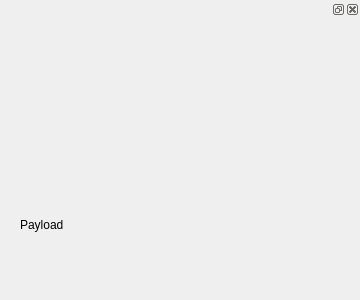
<?xml version="1.0" encoding="UTF-8"?>
<ui version="4.0">
 <class>tlTextFeature</class>
 <widget class="QDialog" name="tlTextFeature">
  <property name="geometry">
   <rect>
    <x>0</x>
    <y>0</y>
    <width>360</width>
    <height>300</height>
   </rect>
  </property>
  <property name="sizePolicy">
   <sizepolicy hsizetype="Preferred" vsizetype="Preferred">
    <horstretch>0</horstretch>
    <verstretch>0</verstretch>
   </sizepolicy>
  </property>
  <property name="maximumSize">
   <size>
    <width>360</width>
    <height>300</height>
   </size>
  </property>
  <property name="windowTitle">
   <string>View Feature</string>
  </property>
  <property name="toolTip">
   <string>&lt;html&gt;&lt;head/&gt;&lt;body&gt;&lt;p&gt;Add Feature&lt;/p&gt;&lt;p&gt;&lt;br/&gt;&lt;/p&gt;&lt;/body&gt;&lt;/html&gt;</string>
  </property>
  <property name="text" stdset="0">
   <string>Edit Feature</string>
  </property>
  <widget class="QDockWidget" name="dockWidget">
   <property name="enabled">
    <bool>true</bool>
   </property>
   <property name="geometry">
    <rect>
     <x>0</x>
     <y>0</y>
     <width>360</width>
     <height>300</height>
    </rect>
   </property>
   <property name="minimumSize">
    <size>
     <width>360</width>
     <height>300</height>
    </size>
   </property>
   <widget class="QWidget" name="dockWidgetContents">
    <widget class="QLabel" name="payload">
     <property name="geometry">
      <rect>
       <x>20</x>
       <y>150</y>
       <width>331</width>
       <height>111</height>
      </rect>
     </property>
     <property name="toolTip">
      <string>Hide from layer - payload values will only be visible via Features under the Broker (double click on a broker within the legend)</string>
     </property>
     <property name="text">
      <string>Payload</string>
     </property>
    </widget>
    <widget class="QLabel" name="symbol">
     <property name="geometry">
      <rect>
       <x>20</x>
       <y>10</y>
       <width>128</width>
       <height>128</height>
      </rect>
     </property>
     <property name="minimumSize">
      <size>
       <width>128</width>
       <height>128</height>
      </size>
     </property>
     <property name="maximumSize">
      <size>
       <width>128</width>
       <height>128</height>
      </size>
     </property>
     <property name="toolTip">
      <string>&lt;html&gt;&lt;head/&gt;&lt;body&gt;&lt;p&gt;Hide from layer - payload values will only be visible via Features under the Broker (double click on a broker within the legend)&lt;/p&gt;&lt;/body&gt;&lt;/html&gt;</string>
     </property>
     <property name="text">
      <string/>
     </property>
    </widget>
   </widget>
  </widget>
 </widget>
 <resources/>
 <connections/>
</ui>
